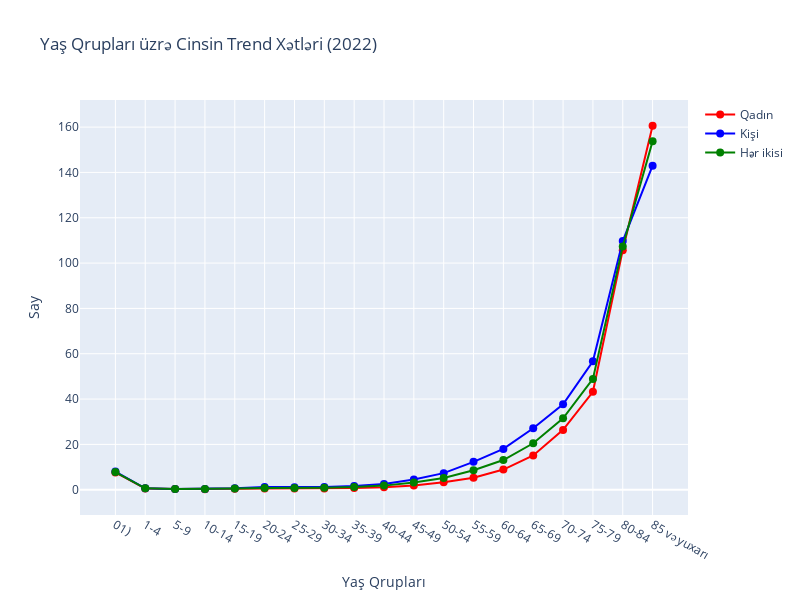

Notebook source saved alongside this figure:
### Markdown cell above
### Sual 3
Ölüm əmsalının yaş qrupları üzrə bölgüsündə kişi və qadın əhali üzrə müşahidə
olunan tendensiyaları müqayisəli təsvir edin. Bu müqayisəli təsvirdə nəzərə çarpa 
əsas məqamları göstərin və onları izah edin (yalnız 2022-ci il üzr

#### Analiz nəticələri
Yaş qrupları artdıqca kişi və qadın əhalisi üçün ölüm faizi yüksəlir.
Kişilər, xüsusilə yaşlı yaş qruplarında (80 və yuxarı) daha yüksək ölüm faizinə sahibdir.
Orta yaş və gənclik dövründə kişi və qadınlar arasında əhəmiyyətli fərqlər yoxdur, lakin yaşlandıqca kişilərin ölüm faizi qadınlara nisbətən daha yüksək olur. Bu fərq həyat tərzi, sağlamlıq riskləri və qadınların daha uzunömürlü olması ilə izah edilə bilər.);

### Code cell
# 3cu task
import plotly.graph_objects as go
import pandas as pd

# Rəng mapası
color_map1 = {
    'Kişi': 'blue',
    'Qadın': 'red',
    'Hər ikisi': 'green'
}

# Rənglər üçün yeni bir sütun yaradın
cins_yas_emsal_pro['Rəng'] = cins_yas_emsal_pro['Cins'].map(color_map1)

# 2022 ilinə uyğun olan məlumatları seçin
data_2022 = cins_yas_emsal_pro[cins_yas_emsal_pro['İl'] == 2022]

# Yaş qruplarını müəyyən edin
age_groups = ['01)', '1-4', '5-9', '10-14', '15-19', '20-24', 
              '25-29', '30-34', '35-39', '40-44', '45-49', 
              '50-54', '55-59', '60-64', '65-69', '70-74', 
              '75-79', '80-84', '85 və yuxarı']

fig = go.Figure()

# Hər bir cins üçün trend xətti əlavə edin
for cins in data_2022['Cins'].unique():
    # Müvafiq cins üçün məlumatları seçin
    cins_data = data_2022[data_2022['Cins'] == cins]
    
    # X və Y dəyərlərini müəyyən edin
    y_values = [cins_data[age_group].values[0] if not cins_data[age_group].empty else 0 for age_group in age_groups]
    
    # Trend xətti əlavə edin
    fig.add_trace(go.Scatter(
        x=age_groups,
        y=y_values,
        mode='lines+markers',
        name=cins,
        line=dict(color=color_map1[cins]),
        marker=dict(size=8)
    ))

# Qrafiki göstərin
fig.update_layout(
    title_text="Yaş Qrupları üzrə Cinsin Trend Xətləri (2022)",
    xaxis_title="Yaş Qrupları",
    yaxis_title="Say",
    height=600,
    width=800
)

fig.show()

### Figure 1 — Plotly figure (JSON) as saved in the notebook; plotly's stock layout.template omitted (floating-point values rounded to 4 significant figures)
{"data": [{"line": {"color": "red"}, "marker": {"size": 8}, "mode": "lines+markers", "name": "Qadın", "type": "scatter", "x": ["01)", "1-4", "5-9", "10-14", "15-19", "20-24", "25-29", "30-34", "35-39", "40-44", "45-49", "50-54", "55-59", "60-64", "65-69", "70-74", "75-79", "80-84", "85 və yuxarı"], "y": [7.6, 0.5, 0.3, 0.2, 0.4, 0.5, 0.5, 0.5, 0.8, 1.1, 1.9, 3.3, 5.3, 8.9, 15.1, 26.4, 43.2, 105.7, 160.6]}, {"line": {"color": "blue"}, "marker": {"size": 8}, "mode": "lines+markers", "name": "Kişi", "type": "scatter", "x": ["01)", "1-4", "5-9", "10-14", "15-19", "20-24", "25-29", "30-34", "35-39", "40-44", "45-49", "50-54", "55-59", "60-64", "65-69", "70-74", "75-79", "80-84", "85 və yuxarı"], "y": [8, 0.6, 0.3, 0.3, 0.6, 1.2, 1.1, 1.2, 1.6, 2.5, 4.5, 7.3, 12.3, 18, 27.1, 37.7, 56.7, 109.7, 143]}, {"line": {"color": "green"}, "marker": {"size": 8}, "mode": "lines+markers", "name": "Hər ikisi", "type": "scatter", "x": ["01)", "1-4", "5-9", "10-14", "15-19", "20-24", "25-29", "30-34", "35-39", "40-44", "45-49", "50-54", "55-59", "60-64", "65-69", "70-74", "75-79", "80-84", "85 və yuxarı"], "y": [7.8, 0.6, 0.3, 0.3, 0.5, 0.8, 0.8, 0.9, 1.2, 1.8, 3.2, 5.2, 8.6, 13.1, 20.5, 31.5, 48.9, 107.3, 153.8]}], "layout": {"height": 600, "title": {"text": "Yaş Qrupları üzrə Cinsin Trend Xətləri (2022)"}, "width": 800, "xaxis": {"autorange": true, "range": [-1.188, 19.19], "title": {"text": "Yaş Qrupları"}, "type": "category"}, "yaxis": {"autorange": true, "range": [-11.19, 172.0], "title": {"text": "Say"}, "type": "linear"}}}
